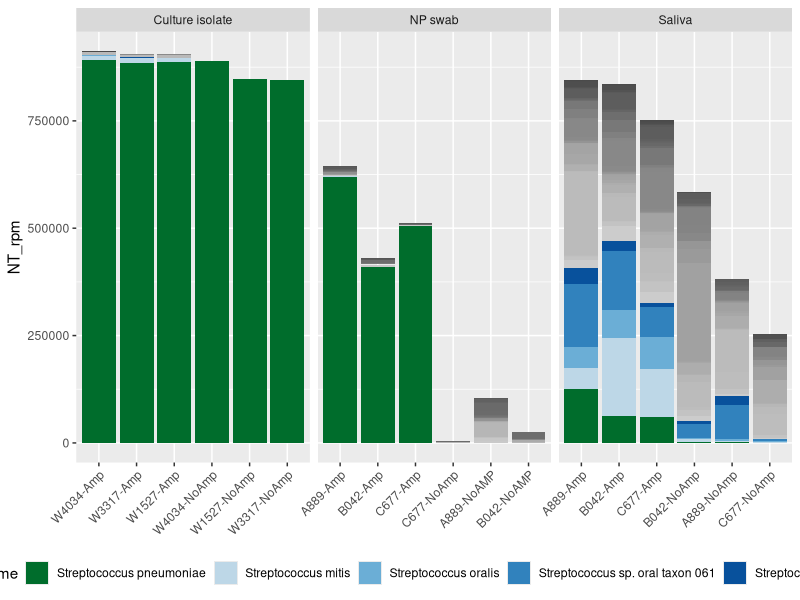

Write the R code that produced this figure.
rm(list = ls())

library("tidyverse")
library(RColorBrewer)
library(patchwork)
library(ggtext)

# read counts by sample type & sequencing method -------------------------------

heattab <- read.table("data/BacSeq_amplicon_mNGS_comparison_CZID_heatmap_12AUG2024.csv",sep=",",header=1)
heattab$ID <- gsub("_S.+","",heattab$sample_name,perl=T)

#seqtab <- read.table("GLab_seq_master - Seq opt.txt",sep="\t",header=1)
seqtab <- read.csv("metadata/PGCOE_DataSheet - S. pneumoniae.csv")

brewer.pal(5,name = "Blues")
brewer.pal(5,name = "Greens")


cols = c("Streptococcus pneumoniae"="#006D2C","Streptococcus mitis"="#BDD7E7",
         "Streptococcus oralis"="#6BAED6","Streptococcus sp. oral taxon 061"="#3182BD","Streptococcus sp. oral taxon 431"="#08519C")

# create a vector of grey scale colors
grey_scale <- colorRampPalette(c("grey80", "grey20"))(length(unique(heattab$taxon_name)) - length(cols))

# identify taxa that are not in the cols vector
non_streptococcus_taxa <- setdiff(unique(heattab$taxon_name), names(cols))

# assign grey scale colors to these taxa
grey_cols <- setNames(grey_scale, non_streptococcus_taxa)

# combine the grey scale colors with the existing cols vector
all_cols <- c(cols, grey_cols)

heattab <- heattab %>%
  rename(Seq_ID = sample_name)

heattab <- merge(heattab, seqtab) %>% filter(taxon_name %in% names(all_cols))
heattab$taxon_name <- factor(heattab$taxon_name, levels=rev(names(all_cols)), ordered=T)

# filter out samples where we don't have a match 
reps <- c("Yale-SP00051", "Yale-SP00052", "Yale-SP00053", "Yale-SP00054",
          "Yale-SP00055", "Yale-SP00056", "Yale-SP00057", "Yale-SP00058", "Yale-SP00059",
          "Yale-CS00171", "Yale-CS00172", "Yale-CS00173", "Yale-CS00174", "Yale-CS00175",
          "Yale-CS00176", "Yale-CS00162", "Yale-CS00163", "Yale-CS00164")


# rename IDs
name_mapping <- c("Yale-SP00051" = "A889-NoAMP", 
                  "Yale-SP00052" = "B042-NoAMP",
                  "Yale-SP00053" = "C677-NoAmp", 
                  "Yale-SP00054" = "A889-NoAmp",
                  "Yale-SP00055" = "B042-NoAmp", 
                  "Yale-SP00056" = "C677-NoAmp", 
                  "Yale-SP00057" = "W1527-NoAmp", 
                  "Yale-SP00058" = "W3317-NoAmp", 
                  "Yale-SP00059" = "W4034-NoAmp",
                  "Yale-CS00171" = "A889-Amp", 
                  "Yale-CS00172" = "B042-Amp", 
                  "Yale-CS00173" = "C677-Amp", 
                  "Yale-CS00174" = "W1527-Amp", 
                  "Yale-CS00175" = "W3317-Amp",
                  "Yale-CS00176" = "W4034-Amp", 
                  "Yale-CS00162" = "A889-Amp", 
                  "Yale-CS00163" = "B042-Amp", 
                  "Yale-CS00164" = "C677-Amp")


# rename reps
renamed_reps <- name_mapping[reps]

# filter and rename IDs in the data frame
filtered_heattab <- heattab %>% 
  filter(ID %in% reps) %>%
  mutate(ID = name_mapping[ID])

# calculate total RPM for each ID, including all IDs
id_order <- filtered_heattab %>%
  group_by(ID) %>%
  summarise(total_rpm = sum(NT_rpm), max_rpm = max(NT_rpm)) %>%
  arrange(desc(total_rpm)) %>%
  pull(ID)

# create a complete list of IDs including both -Amp and -NoAmp types
all_ids <- unique(c(id_order, gsub("-Amp", "-NoAmp", id_order), gsub("-NoAmp", "-Amp", id_order)))

# set the factor levels of ID based on the complete list
filtered_heattab$ID <- factor(filtered_heattab$ID, levels = all_ids)

# filter for NT_rpm greater than or equal to 1000 for plotting
#plot_data <- filtered_heattab %>%
  #filter(NT_rpm >= 600)

# plot
sppplot <- ggplot(filtered_heattab, aes(x = ID, y = NT_rpm, fill = taxon_name)) + 
  geom_bar(stat = "identity") + 
  theme(axis.text.x = element_text(angle = 45, hjust = 1),
        legend.position = "bottom",
        axis.title.x = element_blank()) + 
  facet_grid(~Sample_Type, scales = "free_x", space = "free_x") +
  scale_fill_manual(values = all_cols, 
                    breaks = c("Streptococcus pneumoniae", "Streptococcus mitis",
                               "Streptococcus oralis", "Streptococcus sp. oral taxon 061",
                               "Streptococcus sp. oral taxon 431")) +  
  theme(axis.text.x = ggtext::element_markdown())

sppplot
ggsave("bacseq_spneumo_czid_props.png",width=350,height=300,units="mm")

